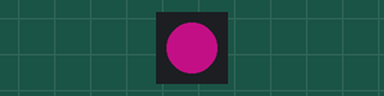
The sketch below on a simulated Particle Photon. Shown: 1 RGB LEDs in strip order, left to right. Dim RGB values are drawn brighter than linear; random numbers use the default seed unless the sketch sets one.

Above: at 0.1 s.
At 7.57 s:
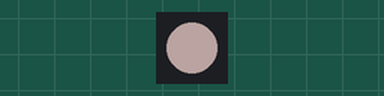
At 21.17 s:
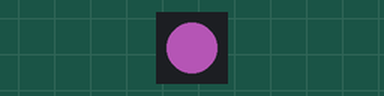
At 38.35 s:
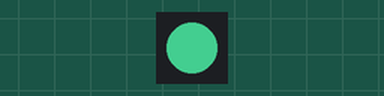
Timing chart, 0 to 40.0 s (numbered marks = the images above):
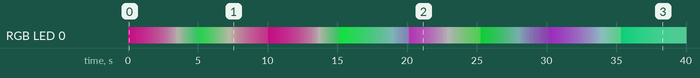

Measured:
- by itself, RGB LED 0: off → RGB(91, 7, 62) at 0.00 s, → RGB(91, 9, 62) 0.15 s later, → RGB(91, 10, 63) 0.15 s later, → RGB(91, 12, 63) 0.15 s later, … (268 changes in this stretch)

The sketch:

rgb.ino
```cpp
int min;
int r = random(255);
int g = random(255);
int b = random(255);
int br = 100;
int r2, g2, b2, br2;
int dr, dg, db, dbr;
int t = 50;

void setup() {
    RGB.control(true);
    RGB.color(r, g, b);
    RGB.brightness(br);
    Spark.function("t",set_t);
}

void loop() {
    br2 = 200;
    transition();
    br2 = 100;
    transition();
}

int set_t (String s) {
    t = s.toInt();
    return t;
}

void transition () {
    do {
        r2 = random(255);
        g2 = random(255);
        b2 = random(255);
        dr = abs(r2-r);
        dg = abs(g2-g);
        db = abs(b2-b);
        min = min(min(dr,dg),db);
    } while (min != 100);
    int r_step = (dr / min) * (r2 > r ? 1: -1);
    int g_step = (dg / min) * (g2 > g ? 1: -1);
    int b_step = (db / min) * (b2 > b ? 1: -1);
    int br_step = (br2 > br ? 1: -1);

    for (int i = 0; i < min; i++) {
        r += r_step;
        g += g_step;
        b += b_step;
        br += br_step;
        RGB.color(r, g, b);
        RGB.brightness(br);
        delay(t);
        RGB.brightness(br);
    }
    r = r2;
    g = g2;
    b = b2;
    br = br2;
    RGB.color(r, g, b);
    RGB.brightness(br);
    delay(t);
}
```
